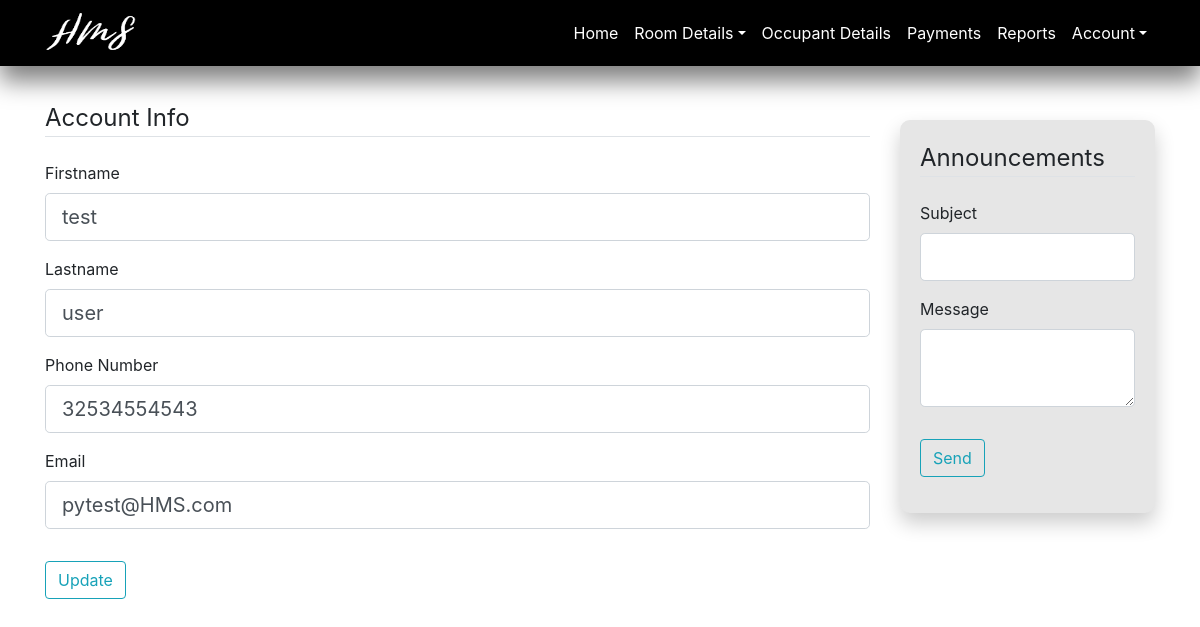
The app's page /admin/account (signed in), older data.
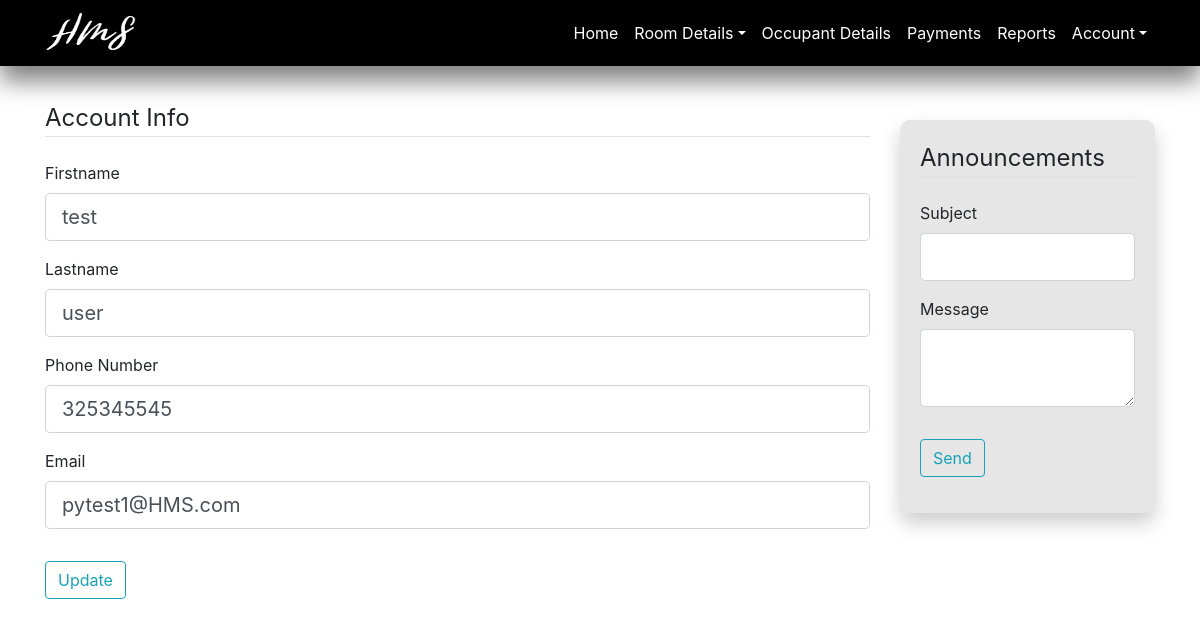
The same page, newer data.
### HMS/models.py (models this page shows, shortened)
class User(db.Model, UserMixin):
    __tablename__ = "users"
    id = db.Column(db.Integer, primary_key=True)
    firstname = db.Column(db.String(20), nullable=False)
    lastname = db.Column(db.String(20), nullable=False)
    email = db.Column(db.String(120), unique=True, nullable=False)
    number = db.Column(db.String(10), unique=True, nullable=False)
    gender = db.Column(db.String(10), nullable=False)
    role = db.Column(db.String(10), nullable=False, default="student")
    password = db.Column(db.String(60), nullable=False)
    hostel_id = db.Column(db.Integer, db.ForeignKey('hostels.hostel_id'))
    room_id = db.Column(db.String, db.ForeignKey('rooms.room_num'))
    images = db.relationship('Images', backref='user')
    announcements = db.relationship('Announcement', backref='user')

### HMS/routes.py (the view)
@app.route("/admin/account", methods=['GET', 'POST'])
@login_required
def updateaccount():
  form = UpdateAccountForm()
  form2 = AnnouncementForm()
  if form.validate_on_submit():
    current_user.firstname = form.firstname.data
    current_user.lastname = form.lastname.data
    current_user.number = form.number.data
    current_user.email = form.email.data
    db.session.commit()
    flash('Your account has been updated!', 'success')
    return redirect(url_for('updateaccount'))
  elif request.method == 'GET':
    form.firstname.data = current_user.firstname
    form.lastname.data = current_user.lastname
    form.number.data = current_user.number
    form.email.data = current_user.email
  return render_template('updateaccount.html', title='Account', form=form, form2=form2)

### HMS/forms.py (shortened to what this page needs)
class UpdateAccountForm(FlaskForm):
    firstname = StringField('Firstname',
                            validators=[DataRequired(), Length(min=2, max=20)])
    lastname = StringField('Lastname',
                           validators=[DataRequired(), Length(min=2, max=20)])
    number = StringField('Phone Number',
                         validators=[DataRequired(), Length(min=9, max=20)])
    email = StringField('Email',
                        validators=[DataRequired(), Email()])
    submit = SubmitField('Update')

class AnnouncementForm(FlaskForm):
    subject = StringField('Subject', validators=[DataRequired()])
    message = TextAreaField('Message', validators=[DataRequired()])
    submit = SubmitField('Send')

### HMS/__init__.py (called while the page is built)
@app.before_request
def make_session_permanent():
    session.permanent = True
    app.permanent_session_lifetime = timedelta(minutes=60)

### HMS/models.py (called while the page is built)
@login_manager.user_loader
def load_user(user_id):
    return User.query.get(int(user_id))

### HMS/templates/updateaccount.html (shortened to what this page needs)
{% extends "admin_layout.html" %}
{% block content %}
    <form method="POST" action="" enctype="multipart/form-data">
        <fieldset class="form-group">
            <legend class="border-bottom mb-4">Account Info</legend>
            <div class="form-group">
                {{ form.firstname.label(class="form-control-label") }}
                {% if form.firstname.errors %}
                    {{ form.firstname(class="form-control form-control-lg is-invalid") }}
                    <div class="invalid-feedback">
                        {% for error in form.firstname.errors %}
                            <span>{{ error }}</span>
                        {% endfor %}
                    </div>
                {% else %}
                    {{ form.firstname(class="form-control form-control-lg") }}
                {% endif %}
            </div>
            <div class="form-group">
                {{ form.lastname.label(class="form-control-label") }}
                {% if form.lastname.errors %}
                    {{ form.lastname(class="form-control form-control-lg is-invalid") }}
                    <div class="invalid-feedback">
                        {% for error in form.lastname.errors %}
                            <span>{{ error }}</span>
                        {% endfor %}
                    </div>
                {% else %}
                    {{ form.lastname(class="form-control form-control-lg") }}
                {% endif %}
            </div>
            <div class="form-group">
                {{ form.number.label(class="form-control-label") }}
                {% if form.number.errors %}
                    {{ form.number(class="form-control form-control-lg is-invalid") }}
                    <div class="invalid-feedback">
                        {% for error in form.number.errors %}
                            <span>{{ error }}</span>
                        {% endfor %}
                    </div>
                {% else %}
                    {{ form.number(class="form-control form-control-lg") }}
                {% endif %}
            </div>
            <div class="form-group">
                {{ form.email.label(class="form-control-label") }}
                {% if form.email.errors %}
                    {{ form.email(class="form-control form-control-lg is-invalid") }}
                    <div class="invalid-feedback">
                        {% for error in form.email.errors %}
                            <span>{{ error }}</span>
                        {% endfor %}
                    </div>
                {% else %}
                    {{ form.email(class="form-control form-control-lg") }}
                {% endif %}
            </div>
        </fieldset>
        <div class="form-group">
            {{ form.submit(class="btn btn-outline-info") }}
        </div>
    </form>
{% endblock content%}

Row changes from the older to the newer data that the page shows:
changed User "test": number "32534554543" → "325345545"; email "pytest@HMS.com" → "pytest1@HMS.com"
